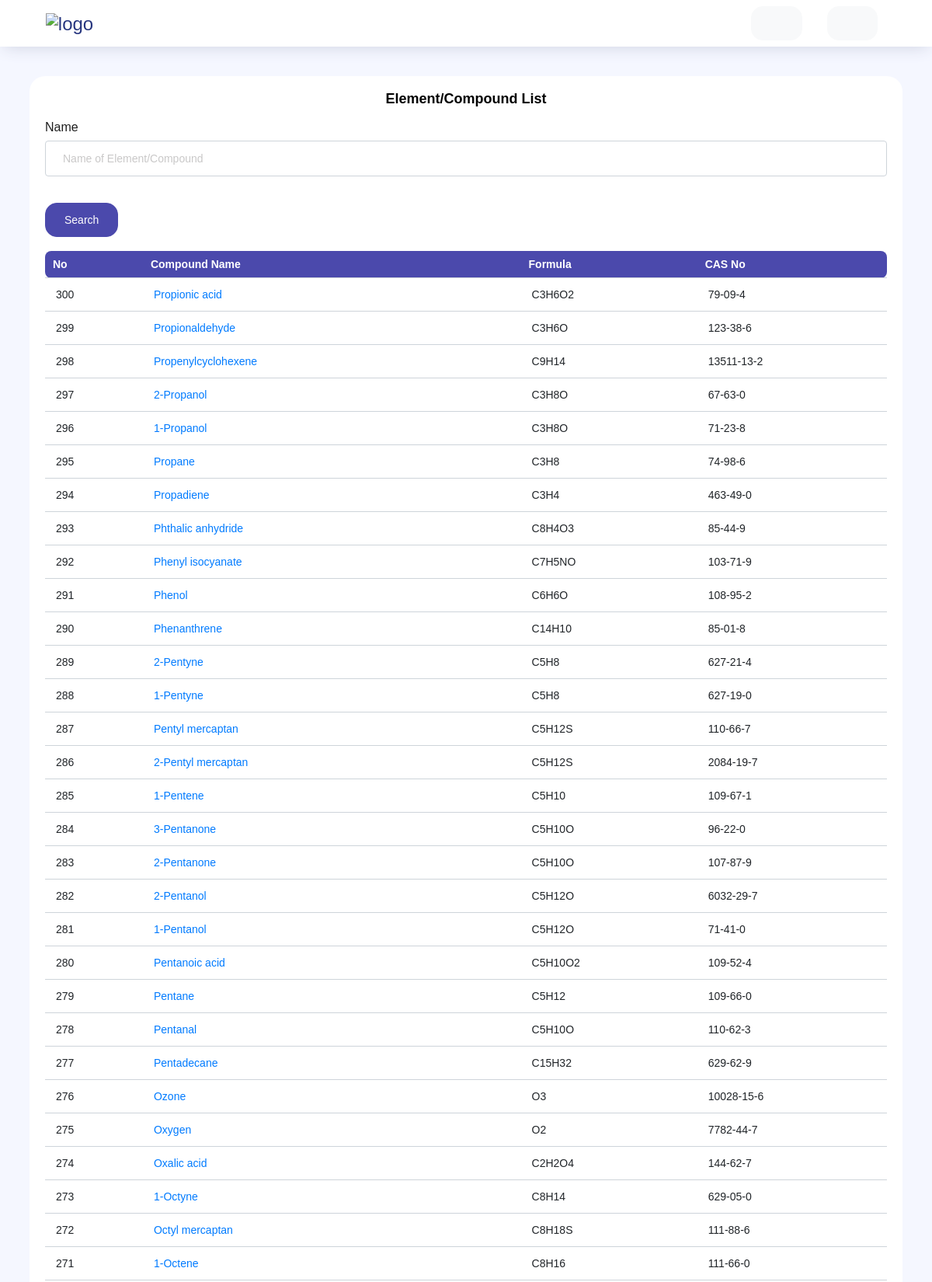
The app's page /element/?page=3 (upper part) with its own data.
### core/models.py (models this page shows, shortened)
class Element(models.Model):
    name = models.CharField(max_length=300, blank=True, null=True)
    formula= RichTextUploadingField(max_length=200,blank=True, null=True)
    CASno = models.CharField(max_length=300,blank=True, null=True)

### core/views.py (the view)
# urls.py: path('element/', pro_home, name='Process'),
def pro_home(request):
    queryset = Element.objects.all().order_by('id')
    now = datetime.date(datetime.now())
    paginator = Paginator(queryset, 100)
    page = request.GET.get('page')
    queryset = paginator.get_page(page)
    form = ElementSearchForm(request.POST or None)
    if request.method == 'POST':
        queryset = Element.objects.filter(
									name__icontains=form['name'].value(),
									)
    context = {
        "queryset": queryset,
        'form': form,
        'now': now,
    }
    return render (request, 'pro.html', context)

### core/forms.py
class ElementSearchForm(forms.ModelForm):
    class Meta:
        model = Element
        fields = ['name', ]
        widgets = {
            'name':forms.TextInput(attrs={'id':'myInput','type':'text', 'name':'query','class':'form-control','placeholder':'Name of Element/Compound'}),
        }

### templates/pro.html (shortened to what this page needs)
{% extends "dashboard.html" %} {% load static %} {% block changepassword %} {% load crispy_forms_tags %}
<link rel="stylesheet" href="{% static 'css/pagination.css' %}">
<link rel="stylesheet" href="//maxcdn.bootstrapcdn.com/font-awesome/4.3.0/css/font-awesome.min.css">
<div class="row">
    <div class="col-md-12 grid-margin stretch-card">
        <div class="card">
            <div class="card-body">
                <h1 class="card-title text-center">Element/Compound list</h1>
                <form autocomplete="on" method='POST' action=''>{% csrf_token %}
                <div class="autocomplete">
                {{form|crispy}}
                    </div>
                    <br>
                    <input class="btn btn-primary mybutton" type="submit" value='Search' />
                </form>
                <br>
                <div class="table-responsive">
                    <table class="table table-hover display expandable-table">
                        <thead>
                            <tr>
                                <th>No</th>
                                <th>Compound Name</th>
                                <th>Formula</th>
                                <th>CAS No</th>
                            </tr>
                        </thead>
                        {% for instance in queryset reversed %}
                        <tr>
                            <td>{{instance.id}}</td>
                            <td><a href="{% url 'ProcessDetail' instance.id %}">{{instance.name}}</a></td>
                            <td>{{instance.formula| safe}}</td>
                            <td>{{instance.CASno | safe}}</td>
                        </tr>
                        {% endfor %}
                    </table>
                </div>
                <br>
            </div>
        </div>
    </div>
    {% endblock changepassword %}

### records on screen
Element: id "300", name "Propionic acid", formula "C3H6O2", CASno "79-09-4"
Element: id "299", name "Propionaldehyde", formula "C3H6O", CASno "123-38-6"
Element: id "298", name "Propenylcyclohexene", formula "C9H14", CASno "13511-13-2"
Element: id "297", name "2-Propanol", formula "C3H8O", CASno "67-63-0"
Element: id "296", name "1-Propanol", formula "C3H8O", CASno "71-23-8"
Element: id "295", name "Propane", formula "C3H8", CASno "74-98-6"
Element: id "294", name "Propadiene", formula "C3H4", CASno "463-49-0"
Element: id "293", name "Phthalic anhydride", formula "C8H4O3", CASno "85-44-9"
Element: id "292", name "Phenyl isocyanate", formula "C7H5NO", CASno "103-71-9"
Element: id "291", name "Phenol", formula "C6H6O", CASno "108-95-2"
Element: id "290", name "Phenanthrene", formula "C14H10", CASno "85-01-8"
Element: id "289", name "2-Pentyne", formula "C5H8", CASno "627-21-4"
Element: id "288", name "1-Pentyne", formula "C5H8", CASno "627-19-0"
Element: id "287", name "Pentyl mercaptan", formula "C5H12S", CASno "110-66-7"
Element: id "286", name "2-Pentyl mercaptan", formula "C5H12S", CASno "2084-19-7"
Element: id "285", name "1-Pentene", formula "C5H10", CASno "109-67-1"
Element: id "284", name "3-Pentanone", formula "C5H10O", CASno "96-22-0"
Element: id "283", name "2-Pentanone", formula "C5H10O", CASno "107-87-9"
Element: id "282", name "2-Pentanol", formula "C5H12O", CASno "6032-29-7"
Element: id "281", name "1-Pentanol", formula "C5H12O", CASno "71-41-0"
Element: id "280", name "Pentanoic acid", formula "C5H10O2", CASno "109-52-4"
Element: id "279", name "Pentane", formula "C5H12", CASno "109-66-0"
Element: id "278", name "Pentanal", formula "C5H10O", CASno "110-62-3"
Element: id "277", name "Pentadecane", formula "C15H32", CASno "629-62-9"
Element: id "276", name "Ozone", formula "O3", CASno "10028-15-6"
Element: id "275", name "Oxygen", formula "O2", CASno "7782-44-7"
Element: id "274", name "Oxalic acid", formula "C2H2O4", CASno "144-62-7"
Element: id "273", name "1-Octyne", formula "C8H14", CASno "629-05-0"
Element: id "272", name "Octyl mercaptan", formula "C8H18S", CASno "111-88-6"
Element: id "271", name "1-Octene", formula "C8H16", CASno "111-66-0"
